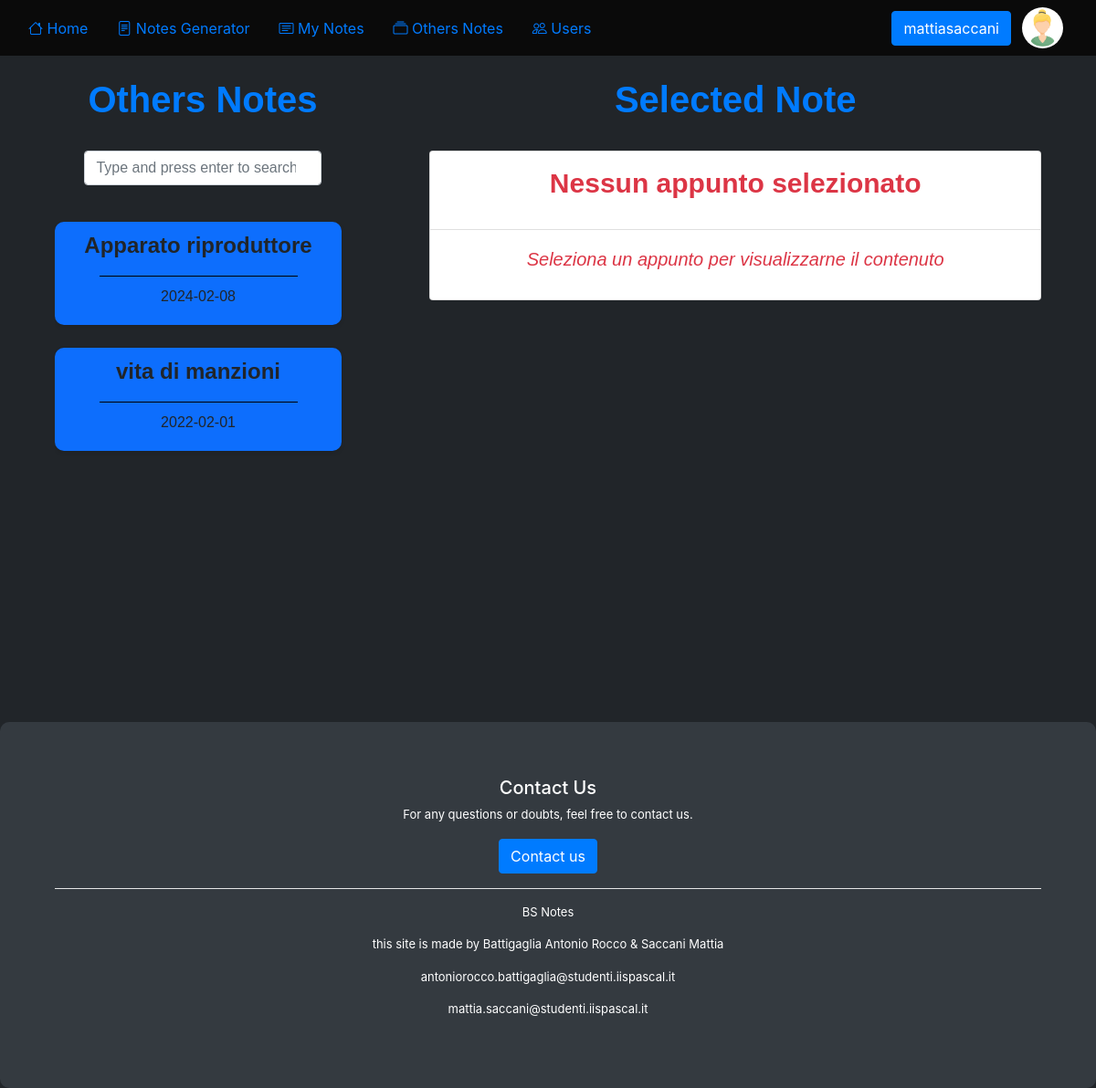
The app's page /routes/notes.php (signed in) with its own data.
### tables this page shows
CREATE TABLE `utente` (
  `id` int(11) NOT NULL,
  `nome` varchar(50) NOT NULL,
  `cognome` varchar(50) NOT NULL,
  `username` varchar(70) NOT NULL,
  `email` varchar(100) NOT NULL,
  `userPassword` varchar(30) NOT NULL,
  `id_avatar` int(11) DEFAULT NULL
);

CREATE TABLE `avatar` (
  `id` int(11) NOT NULL,
  `nome` varchar(100) NOT NULL,
  `estensione` varchar(10) NOT NULL,
  `percorso` varchar(600) NOT NULL
);

### routes/navbar.php (shortened to what this page needs)
<?php
if(isset($_SESSION["id"])) {
    $notesGenerator = "Notes Generator";
    $myNotes = "My Notes";
    $othersNotes = "Others Notes";
    $users = "Users";
    $action = setAction(true);
    $navbar = createNavbar($notesGenerator, $myNotes, $othersNotes, $users, $action);
}
function createNavbar($notesGenerator, $myNotes, $othersNotes, $users, $action) {
    return '
    <nav style="background-color: rgb(10, 10, 10); z-index: 0;" class="navbar navbar-expand-lg p-2">
        <div class="container-fluid">
            <div class="collapse navbar-collapse" id="navbarNav">
                <ul class="navbar-nav">
                    <li class="nav-item">
                        <a class="nav-link active text-primary" aria-current="page" href="homepage.php">
                            <i class="bi-house"></i>
                            Home
                        </a>
                    </li>
                    <li class="nav-item">
                        <a class="nav-link text-primary ml-3" href="notes-generator.php" ' .checkIfshow($notesGenerator) .'>
                            <i class="bi-file-text"></i>
                            ' .$notesGenerator .'
                        </a>
                    </li>
                    <li class="nav-item">
                        <a class="nav-link text-primary ml-3" href="myNotes.php" ' .checkIfshow($myNotes) .'>
                            <i class="bi bi-card-text"></i>
                            ' .$myNotes .'
                        </a>
                    </li>
                    <li class="nav-item">
                        <a class="nav-link text-primary ml-3" href="notes.php" ' .checkIfshow($othersNotes) .'>
                            <i class="bi bi-collection"></i>
                            ' .$othersNotes .'
                        </a>
                    </li>
                    <li class="nav-item">
                        <a class="nav-link text-primary ml-3" href="users.php" ' .checkIfshow($users) .'>
                            <i class="bi bi-people"></i>
                            ' .$users .'
                        </a>
                    </li>
                </ul>
            </div>
            <div class="dropdown">
            ' .$action .'
            </div>
        </div>
    </nav>
    ';
}
function setAction($isLogged) {
    $size = 21;
    if($isLogged == false) {
        $path = "href='login.php'";
        $elem = '
        <svg xmlns="http://www.w3.org/2000/svg" width="' .$size .'" height="' .$size .'" fill="currentColor" class="bi bi-person-fill" viewBox="0 0 16 16">
            <path d="M3 14s-1 0-1-1 1-4 6-4 6 3 6 4-1 1-1 1zm5-6a3 3 0 1 0 0-6 3 3 0 0 0 0 6"/>
        </svg>
        ';
        $loggedActions = "";
        $temp = "
        <a " .$path ."'>
            <button type='button' id='loginBar' class='btn btn-primary' value='0'>
            " .$elem ."
            </button>
            " .$loggedActions .
        "</a>";
    }
    else {
        include('../utilities/connection.php');
        $query = "SELECT u.*, a.* FROM utente u inner join avatar a on a.id = u.id_avatar WHERE u.id = " .$_SESSION["id"] .";";
        $result = $connection->query($query);
        $row = mysqli_fetch_assoc($result);
        $username = $row["username"];
        $elem = "
        <span class='d-inline-block'>" .$username ."</span>
        ";
        $loggedActions = '
        <div style="position: relative; top: 2px; display: inline-block;">
            <li class="nav-item d-inline-block actions">
                <a class="nav-link text-primary ml-3 navitemslogged" style="display: none;" href="../utilities/logout.php?remove=true">
                    <svg xmlns="http://www.w3.org/2000/svg" width="18" height="18" fill="currentColor" class="bi bi-person-fill-x mb-1" viewBox="0 0 16 16">
                        <path d="M11 5a3 3 0 1 1-6 0 3 3 0 0 1 6 0m-9 8c0 1 1 1 1 1h5.256A4.5 4.5 0 0 1 8 12.5a4.5 4.5 0 0 1 1.544-3.393Q8.844 9.002 8 9c-5 0-6 3-6 4"/>
                        <path d="M12.5 16a3.5 3.5 0 1 0 0-7 3.5 3.5 0 0 0 0 7m-.646-4.854.646.647.646-.647a.5.5 0 0 1 .708.708l-.647.646.647.646a.5.5 0 0 1-.708.708l-.646-.647-.646.647a.5.5 0 0 1-.708-.708l.647-.646-.647-.646a.5.5 0 0 1 .708-.708"/>
                    </svg>
                    Logout
                </a>
            </li>
            <li class="nav-item d-inline-block actions">
                <a class="nav-link text-primary ml-3 navitemslogged" style="display: none;" href="friends.php">
                    <i class="bi bi-people-fill"></i>
                    Friends
                </a>
            </li>
            <li class="nav-item d-inline-block actions">
                <a class="nav-link text-primary ml-3 navitemslogged" style="display: none;" href="settings.php">
                    <i class="bi bi-gear-fill"></i>
                    Settings
                </a>
            </li>
        </div>
        ';
        $avatarSize = "45px";
        $temp = "
            <div class='d-inline-block' style='position: relative;'>
                <button type='button' id='loginBar' class='btn btn-primary' onmouseenter='showTooltip()' onmouseleave='unshowTooltip()' value='0'>
                " .$elem ."
                </button>
                <span class='tooltiptext'>Click to show settings</span>
            </div>
            <a href='settings.php?avatar=true'><img style='display: inline-block; width: $avatarSize; height: $avatarSize; margin-left: 7px; border-radius: 27px;' src='" .$row["percorso"] ."/" .$row["nome"] .$row["estensione"] ."'></a>
            " .$loggedActions
            ;
    }
    return $temp;
}
function checkIfshow($var) {
    if(strcmp($var, "") == 0) {
        return "style='display: none;' disabled";
    }
    else {
        return "style='display: inline-block;'";
    }
}
$iconPath = "../images/logo bs notes.png";
$intestazione = '
<!DOCTYPE html>
<html style="height: 100%;">
    <head>
        <link rel="stylesheet" href="https://stackpath.bootstrapcdn.com/bootstrap/4.5.2/css/bootstrap.min.css">
        <script src="https://code.jquery.com/jquery-3.6.0.min.js"></script>
        <script src="https://cdnjs.cloudflare.com/ajax/libs/jquery/3.5.1/jquery.min.js"></script>
        <script src="https://stackpath.bootstrapcdn.com/bootstrap/4.5.2/js/bootstrap.min.js"></script>
        <script src="https://cdn.jsdelivr.net/npm/mermaid@10.8.0/dist/mermaid.min.js"></script>
        <link rel="stylesheet" href="https://cdn3.devexpress.com/jslib/23.2.3/css/dx.light.css">
        <script type="text/javascript" src="https://cdn3.devexpress.com/jslib/23.2.3/js/dx.all.js"></script>
        <link rel="stylesheet" href="https://cdn.jsdelivr.net/npm/bootstrap-icons@1.7.2/font/bootstrap-icons.css">
        <link rel="icon" type="image/png" href="' .$iconPath .'">
    </head>
    <body style="background-color: #212529;">
';

### utilities/cssNotes.css (style rules this page uses)
.s { background-color: #f2f2f2; border-radius: 5px; box-shadow: 0 2px 5px rgba(0, 0, 0, 0.1); padding: 10px; margin-bottom: 10px; cursor: pointer; border: 2px solid transparent; }

### records on screen
utente: username "mattiasaccani", id_avatar.estensione (picture)

### other values on screen
$notesGenerator "Notes Generator"
$myNotes "My Notes"
$othersNotes "Others Notes"
$users "Users"
$notesIcons "Apparato riproduttore 2024-02-08 vita di manzioni 2022-02-01"
